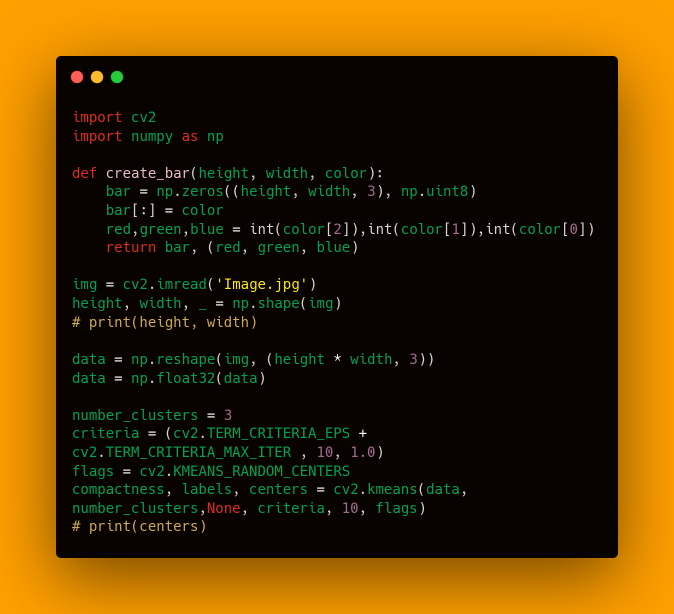
#> input picture Find_Dominant_Color/Dominant_Color1.png, 1348 x 1228 px, given in place of Image.jpg, which was not available (shown at 1/2 size)
$ python Dominant_Color.py
#> lines starting #> are read from the running program, lines starting #| are printed output that depends on the picture; pictures that were not available may be replaced by others from this repository, and a replacement may not be noted
import cv2
import numpy as np
def create_bar(height, width, color):
    bar = np.zeros((height, width, 3), np.uint8)
    bar[:] = color
    red, green, blue = int(color[2]), int(color[1]), int(color[0])
    return bar, (red, green, blue)

img = cv2.imread('Image.jpg')
#> img is the input picture: shape (1228, 1348, 3); mean B, G, R 2.8, 51.2, 79.2
height, width, _ = np.shape(img)
#> height = 1228; width = 1348
# print(height, width)

data = np.reshape(img, (height * width, 3))
data = np.float32(data)

number_clusters = 3
criteria = (cv2.TERM_CRITERIA_EPS + cv2.TERM_CRITERIA_MAX_ITER, 10, 1.0)
flags = cv2.KMEANS_RANDOM_CENTERS
compactness, labels, centers = cv2.kmeans(data, number_clusters, None, criteria, 10, flags)
#> compactness = 884478671.6; centers = [[74.95, 142.7, 10.07], [2.83, 140.1, 223.8], [0.278, 3.49, 9.15]]
# print(centers)

font = cv2.FONT_HERSHEY_SIMPLEX
bars = []
rgb_values = []

for index, row in enumerate(centers):
    bar, rgb = create_bar(200, 200, row)
    bars.append(bar)
    rgb_values.append(rgb)
#> this loop made 3 passes
#> (row, red in create_bar, green in create_bar, blue in create_bar) on passes 1 to 3: ([74.95, 142.7, 10.07], 10, 142, 74), ([2.83, 140.1, 223.8], 223, 140, 2), ([0.278, 3.49, 9.15], 9, 3, 0)
#> pass 1, `bar, rgb = create_bar(200, 200, row)`:
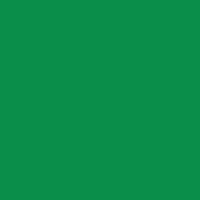
#> bar: shape (200, 200, 3); mean of channels 0, 1, 2 74, 142, 10; drawn as B, G, R
#> pass 2, `bar, rgb = create_bar(200, 200, row)`:
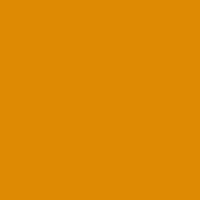
#> bar: shape (200, 200, 3); mean of channels 0, 1, 2 2, 140, 223; drawn as B, G, R
#> pass 3, `bar, rgb = create_bar(200, 200, row)`:
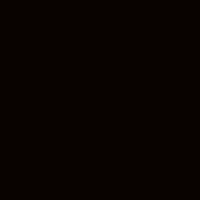
#> bar: shape (200, 200, 3); mean of channels 0, 1, 2 0, 3, 9; drawn as B, G, R
#> after the loop, bars = 3 items; rgb_values = [(10, 142, 74), (223, 140, 2), (9, 3, 0)]

img_bar = np.hstack(bars)
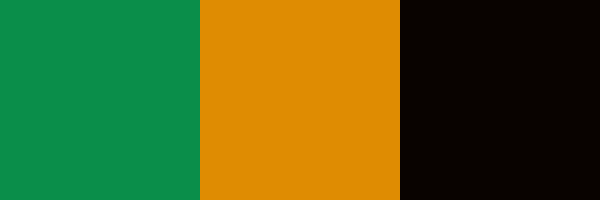
#> img_bar: shape (200, 600, 3); mean of channels 0, 1, 2 25.3, 95, 80.7; drawn as B, G, R

for index, row in enumerate(rgb_values):
    image = cv2.putText(img_bar, f'{index + 1}. RGB: {row}', (5 + 200 * index, 200 - 10),
                        font, 0.4, (0,0,0), 1, cv2.LINE_AA)
    print(f'{index + 1}. RGB{row}')
#> this loop made 3 passes
#| 1. RGB(10, 142, 74)
#| 2. RGB(223, 140, 2)
#| 3. RGB(9, 3, 0)
#> pass 2, `image = cv2.putText(img_bar, f'{index + 1}. RGB: {row}', (5 + 200 * in..`:
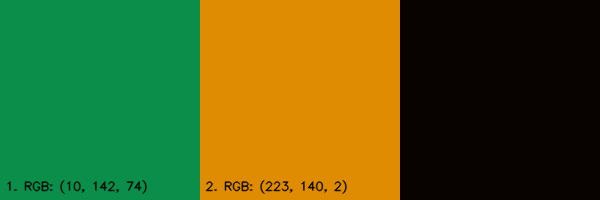
#> image: shape (200, 600, 3); mean of channels 0, 1, 2 25.1, 94.2, 80; drawn as B, G, R

img=cv2.resize(img,(500,500))
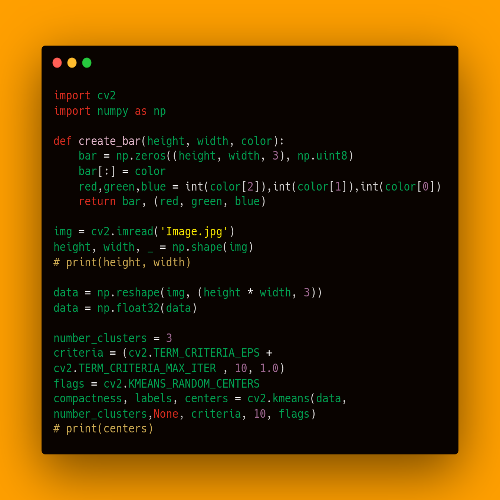
#> img: shape (500, 500, 3); mean B, G, R 2.8, 51.3, 79.3
cv2.imshow('Image', img)
cv2.imshow('Dominant colors', img_bar)
cv2.imwrite('After Detection.jpg',img_bar)
cv2.waitKey(0)
